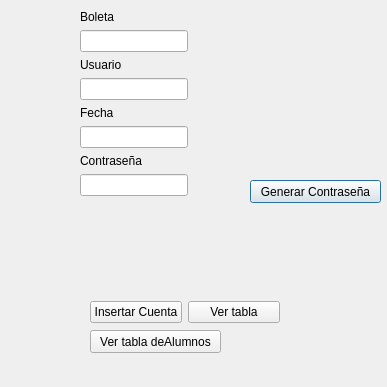
<?xml version="1.0" encoding="UTF-8"?>
<ui version="4.0">
 <class>Cuentas</class>
 <widget class="QDialog" name="Cuentas">
  <property name="geometry">
   <rect>
    <x>0</x>
    <y>0</y>
    <width>387</width>
    <height>387</height>
   </rect>
  </property>
  <property name="windowTitle">
   <string>Registrar Cuentas</string>
  </property>
  <widget class="QPushButton" name="Generar">
   <property name="geometry">
    <rect>
     <x>250</x>
     <y>180</y>
     <width>131</width>
     <height>23</height>
    </rect>
   </property>
   <property name="text">
    <string>Generar Contraseña</string>
   </property>
  </widget>
  <widget class="QWidget" name="layoutWidget">
   <property name="geometry">
    <rect>
     <x>80</x>
     <y>10</y>
     <width>151</width>
     <height>241</height>
    </rect>
   </property>
   <layout class="QFormLayout" name="formLayout">
    <item row="0" column="0">
     <widget class="QLabel" name="label">
      <property name="text">
       <string>Boleta</string>
      </property>
     </widget>
    </item>
    <item row="1" column="0">
     <widget class="QLineEdit" name="Boleta"/>
    </item>
    <item row="2" column="0">
     <widget class="QLabel" name="label_4">
      <property name="text">
       <string>Usuario</string>
      </property>
     </widget>
    </item>
    <item row="3" column="0">
     <widget class="QLineEdit" name="Usuario"/>
    </item>
    <item row="4" column="0">
     <widget class="QLabel" name="label_2">
      <property name="text">
       <string>Fecha</string>
      </property>
     </widget>
    </item>
    <item row="5" column="0">
     <widget class="QLineEdit" name="Fecha"/>
    </item>
    <item row="6" column="0">
     <widget class="QLabel" name="label_3">
      <property name="text">
       <string>Contraseña</string>
      </property>
     </widget>
    </item>
    <item row="7" column="0">
     <widget class="QLineEdit" name="Contrasena">
      <property name="readOnly">
       <bool>true</bool>
      </property>
     </widget>
    </item>
   </layout>
  </widget>
  <widget class="QWidget" name="layoutWidget">
   <property name="geometry">
    <rect>
     <x>90</x>
     <y>300</y>
     <width>190</width>
     <height>25</height>
    </rect>
   </property>
   <layout class="QHBoxLayout" name="horizontalLayout">
    <item>
     <widget class="QPushButton" name="Insertar">
      <property name="text">
       <string>Insertar Cuenta</string>
      </property>
     </widget>
    </item>
    <item>
     <widget class="QPushButton" name="Ver">
      <property name="text">
       <string>Ver tabla</string>
      </property>
     </widget>
    </item>
   </layout>
  </widget>
  <widget class="QPushButton" name="VerAl">
   <property name="geometry">
    <rect>
     <x>90</x>
     <y>330</y>
     <width>131</width>
     <height>23</height>
    </rect>
   </property>
   <property name="text">
    <string>Ver tabla deAlumnos</string>
   </property>
  </widget>
 </widget>
 <resources/>
 <connections/>
</ui>
